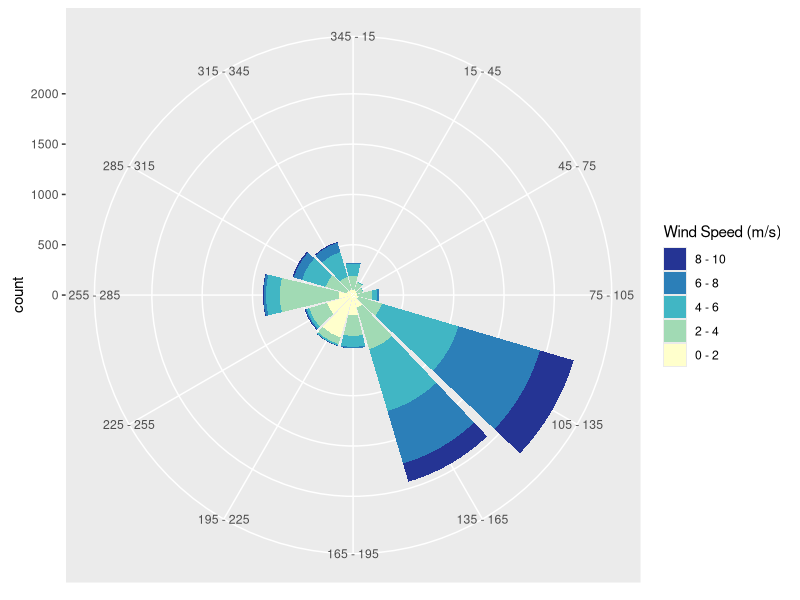
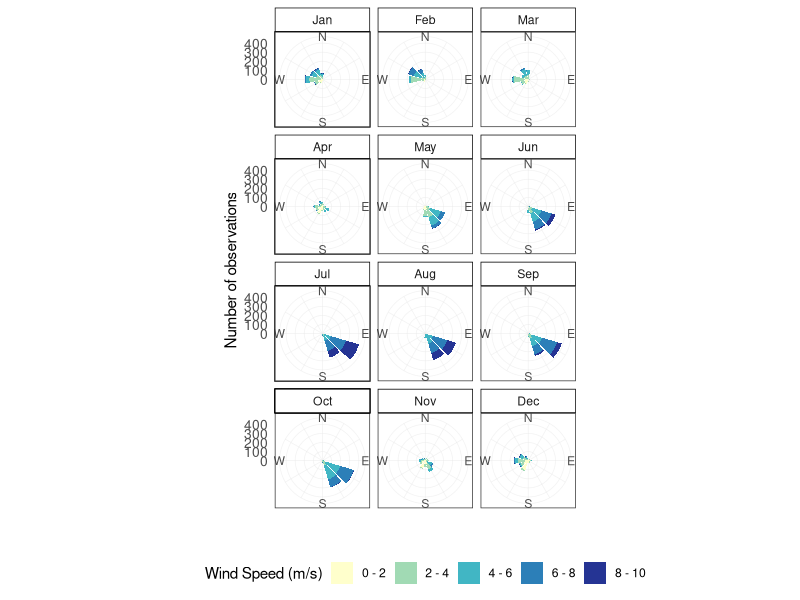

These charts were generated, in order, by the following R code:
## ---- chunk 1
library(tidyverse)
## ---- chunk 2

dir_dat<-read.csv("../data/SEYCHELLES AIRPORT_hrly_wind_dir_2012_2022.csv")
#NOTE: Data from 1st Jan 2012 to 31st December 2017 are from manned station and from 1st January 2018 to 31st Dec 2022 from AWOS 

speed_dat<-read.csv("../data/SEYCHELLES AIRPORT_hrly_wind_speed_2012_2022.csv")
#note: unit = KNOTS


#make long:
dir_dat_long<-
  dir_dat%>%
  pivot_longer(names_to = "hour", cols = c(X0:X23), values_to = "direction")
dir_dat_long

speed_dat_long<-
  speed_dat%>%
  pivot_longer(names_to = "hour", cols = c(X0:X23), values_to = "speed_knots")
speed_dat_long


#combine:
wind_dat_long<-
  full_join(dir_dat_long, speed_dat_long)%>%
  mutate(speed_ms = speed_knots/1.94384)
wind_dat_long
#perfect!

range(wind_dat_long$speed_ms, na.rm = TRUE)
range(wind_dat_long$speed_knots, na.rm = TRUE)


## ---- chunk 3
##Function Written By Andy Clifton : https://stackoverflow.com/users/2514568/andy-clifton##
#For detailsl go here: https://stackoverflow.com/questions/17266780/wind-rose-with-ggplot-r/17266781#17266781

require(ggplot2)
require(RColorBrewer)

plot.windrose <- function(data,
                          spd,
                          dir,
                          spdres = 2,
                          dirres = 30,
                          spdmin = 2,
                          spdmax = 20,
                          spdseq = NULL,
                          palette = "YlGnBu",
                          countmax = NA,
                          debug = 0){
  
  
  # Look to see what data was passed in to the function
  if (is.numeric(spd) & is.numeric(dir)){
    # assume that we've been given vectors of the speed and direction vectors
    data <- data.frame(spd = spd,
                       dir = dir)
    spd = "spd"
    dir = "dir"
  } else if (exists("data")){
    # Assume that we've been given a data frame, and the name of the speed 
    # and direction columns. This is the format we want for later use.    
  }  
  
  # Tidy up input data ----
  n.in <- NROW(data)
  dnu <- (is.na(data[[spd]]) | is.na(data[[dir]]))
  data[[spd]][dnu] <- NA
  data[[dir]][dnu] <- NA
  
  # figure out the wind speed bins ----
  if (missing(spdseq)){
    spdseq <- seq(spdmin,spdmax,spdres)
  } else {
    if (debug >0){
      cat("Using custom speed bins \n")
    }
  }
  # get some information about the number of bins, etc.
  n.spd.seq <- length(spdseq)
  n.colors.in.range <- n.spd.seq - 1
  
  # create the color map
  spd.colors <- colorRampPalette(brewer.pal(min(max(3,
                                                    n.colors.in.range),
                                                min(9,
                                                    n.colors.in.range)),                                               
                                            palette))(n.colors.in.range)
  
  if (max(data[[spd]],na.rm = TRUE) > spdmax){    
    spd.breaks <- c(spdseq,
                    max(data[[spd]],na.rm = TRUE))
    spd.labels <- c(paste(c(spdseq[1:n.spd.seq-1]),
                          '-',
                          c(spdseq[2:n.spd.seq])),
                    paste(spdmax,
                          "-",
                          max(data[[spd]],na.rm = TRUE)))
    spd.colors <- c(spd.colors, "grey50")
  } else{
    spd.breaks <- spdseq
    spd.labels <- paste(c(spdseq[1:n.spd.seq-1]),
                        '-',
                        c(spdseq[2:n.spd.seq]))    
  }
  data$spd.binned <- cut(x = data[[spd]],
                         breaks = spd.breaks,
                         labels = spd.labels,
                         ordered_result = TRUE)
  # clean up the data
  data <- na.omit(data)
  
  # figure out the wind direction bins
  dir.breaks <- c(-dirres/2,
                  seq(dirres/2, 360-dirres/2, by = dirres),
                  360+dirres/2)  
  dir.labels <- c(paste(360-dirres/2,"-",dirres/2),
                  paste(seq(dirres/2, 360-3*dirres/2, by = dirres),
                        "-",
                        seq(3*dirres/2, 360-dirres/2, by = dirres)),
                  paste(360-dirres/2,"-",dirres/2))
  # assign each wind direction to a bin
  dir.binned <- cut(data[[dir]],
                    breaks = dir.breaks,
                    ordered_result = TRUE)
  levels(dir.binned) <- dir.labels
  data$dir.binned <- dir.binned
  
  # Run debug if required ----
  if (debug>0){    
    cat(dir.breaks,"\n")
    cat(dir.labels,"\n")
    cat(levels(dir.binned),"\n")       
  }  
  
  # deal with change in ordering introduced somewhere around version 2.2
  if(packageVersion("ggplot2") > "2.2"){    
    cat("Hadley broke my code\n")
    data$spd.binned = with(data, factor(spd.binned, levels = rev(levels(spd.binned))))
    spd.colors = rev(spd.colors)
  }
  
  # create the plot ----
  p.windrose <- ggplot(data = data,
                       aes(x = dir.binned,
                           fill = spd.binned)) +
    geom_bar() + 
    scale_x_discrete(drop = FALSE,
                     labels = waiver()) +
    coord_polar(start = -((dirres/2)/360) * 2*pi) +
    scale_fill_manual(name = "Wind Speed (m/s)", 
                      values = spd.colors,
                      drop = FALSE) +
    theme(axis.title.x = element_blank())
  
  # adjust axes if required
  if (!is.na(countmax)){
    p.windrose <- p.windrose +
      ylim(c(0,countmax))
  }
  
  # print the plot
  print(p.windrose)  
  
  # return the handle to the wind rose
  return(p.windrose)
}

## ---- chunk 4
#get range of values to plot appropriate scale: 
range(wind_dat_long[wind_dat_long$yyyy == 2022,]$speed_ms, na.rm = TRUE) #0, 9.77

#make new labels for facets:
month_labels <- c("1" = "Jan", "2" =  "Feb", "3" =  "Mar", "4" = "Apr", "5" =  "May", "6" ="Jun",
                  "7" ="Jul","8" = "Aug", "9" ="Sep", "10" ="Oct","11" = "Nov", "12" ="Dec")

degree_labels <- c("N", "", "",  "E",   "", "", "S",   "", "", "W" ,"", ""  )


wind_rose_plot<-
wind_dat_long%>%
    filter(yyyy == 2022)%>%
  plot.windrose(spd = "speed_ms",
                        dir = "direction",
                        spdmax = 10,
                  spdseq = c(0,2, 4, 6, 8, 10))+  #
  facet_wrap(~mm,  ncol = 3, labeller = labeller(mm = month_labels))+
  guides(fill = guide_legend(reverse = TRUE))+ #reverse direction of legend because when put on bottom it puts higher wind speeds first. 
  theme_bw()+
    xlab("")+
  ylab("Number of observations")+
    scale_x_discrete(drop = FALSE,  labels = degree_labels) + #change degree labels to N,E,S,W
#  ggtitle("2022 wind speed and direction by month")+ #don't need title
  theme(#axis.text.x = element_blank(),axis.title.x = element_blank(),#removes degree labels. or can just adjust them probably. 
       axis.text.y = element_text(size = 10, face = "plain"), #remove count labels
        axis.ticks = element_blank(), #remove y axis ticks 
        panel.grid.major = element_line(color = rgb(0.9, 0.9, 0.9, 0.5), linewidth = 0.25),   # Thinner lines
        panel.grid.minor = element_line(color = rgb(0.9, 0.9, 0.9, 0.5), linewidth = 0.25), 
 strip.background = element_rect(fill = "transparent",  # No fill
                                   color = "black",        # Black border
                                   linewidth = 0.5),        # Border thickness
 legend.position = "bottom") #put axis at bottom


wind_rose_plot


#ggsave(filename = "../outputs/figures/wind_rose_plot.png",  plot = wind_rose_plot, width = 6,  height = 8,units = "in",dpi = 300)


